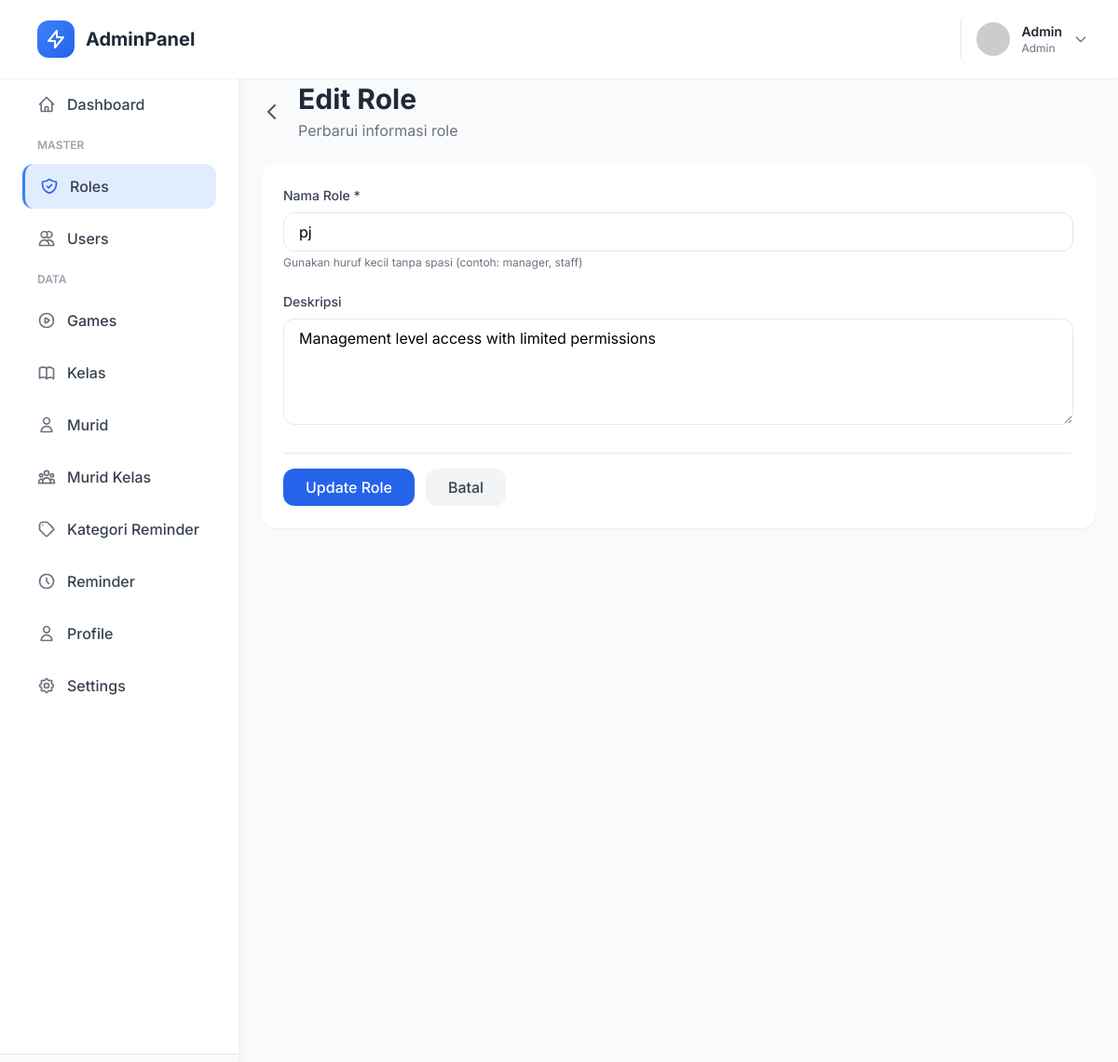
The app's page /index.php?page=roles&action=edit&id=2 (signed in) with its own data.
### tables this page shows
CREATE TABLE IF NOT EXISTS users (
    id INT PRIMARY KEY AUTO_INCREMENT,
    username VARCHAR(50) NOT NULL UNIQUE,
    email VARCHAR(100) NOT NULL UNIQUE,
    password VARCHAR(255) NOT NULL,
    first_name VARCHAR(50),
    last_name VARCHAR(50),
    phone VARCHAR(20),
    avatar VARCHAR(255) DEFAULT 'default-avatar.png',
    role_id INT NOT NULL DEFAULT 4,
    is_active TINYINT(1) DEFAULT 1,
    last_login DATETIME,
    created_at TIMESTAMP DEFAULT CURRENT_TIMESTAMP,
    updated_at TIMESTAMP DEFAULT CURRENT_TIMESTAMP ON UPDATE CURRENT_TIMESTAMP,
    FOREIGN KEY (role_id) REFERENCES roles(id) ON DELETE RESTRICT,
    INDEX idx_username (username),
    INDEX idx_email (email),
    INDEX idx_role_id (role_id)
);

CREATE TABLE IF NOT EXISTS roles (
    id INT PRIMARY KEY AUTO_INCREMENT,
    role_name VARCHAR(50) NOT NULL UNIQUE,
    description TEXT,
    created_at TIMESTAMP DEFAULT CURRENT_TIMESTAMP
);

### includes/functions.php (called while the page is built, shortened)
<?php
function isLoggedIn() {
    return isset($_SESSION['user_id']);
}
function getCurrentUser() {
    global $pdo;
    $stmt = $pdo->prepare("
        SELECT u.*, r.role_name
        FROM users u
        JOIN roles r ON u.role_id = r.id
        WHERE u.id = ?
    ");
    $stmt->execute([$_SESSION['user_id']]);
    return $stmt->fetch();
}
function hasRole($roleNames) {
    $user = getCurrentUser();
    if (is_array($roleNames)) {
        return in_array($user['role_name'], $roleNames);
    }
    return $user['role_name'] === $roleNames;
}
function getAvatarUrl($avatar) {
    if (empty($avatar) || $avatar === 'default-avatar.png') {
        return 'https://ui-avatars.com/api/?name=' . urlencode($_SESSION['username'] ?? 'User') . '&background=3b82f6&color=fff';
    }
    return BASE_URL . 'assets/uploads/avatars/' . $avatar;
}

### includes/auth_check.php (called while the page is built, shortened)
<?php
require_once __DIR__ . '/db_connect.php';
require_once __DIR__ . '/functions.php';
$currentUser = getCurrentUser();

### pages/roles/edit.php (the view, shortened to what this page needs)
<?php
if (!hasRole('admin')) {
    require_once __DIR__ . '/../errors/403.php';
    exit;
}
$roleId = isset($_GET['id']) ? (int)$_GET['id'] : 0;
$stmt = $pdo->prepare("SELECT * FROM roles WHERE id = ?");
$stmt->execute([$roleId]);
$role = $stmt->fetch();
?>
<div class="mb-6">
    <div class="flex items-center space-x-4 mb-4">
        <a href="index.php?page=roles" class="text-gray-600 hover:text-gray-800">
            <svg class="w-6 h-6" fill="none" stroke="currentColor" viewBox="0 0 24 24">
                <path stroke-linecap="round" stroke-linejoin="round" stroke-width="2" d="M15 19l-7-7 7-7"/>
            </svg>
        </a>
        <div>
            <h1 class="text-3xl font-bold text-gray-800">Edit Role</h1>
            <p class="text-gray-500 mt-1">Perbarui informasi role</p>
        </div>
    </div>
</div>
<div class="bg-white rounded-2xl shadow-sm p-6">
    <form method="POST" class="space-y-6">
        <div>
            <label class="block text-sm font-medium text-gray-700 mb-2">Nama Role *</label>
            <input type="text" name="role_name" required
                   value="<?php echo htmlspecialchars($role['role_name']); ?>"
                   class="w-full px-4 py-2 border border-gray-200 rounded-xl focus:ring-2 focus:ring-blue-500 focus:border-transparent outline-none"
                   <?php echo $role['role_name'] === 'admin' ? 'readonly' : ''; ?>>
            <?php if ($role['role_name'] === 'admin'): ?>
                <p class="text-xs text-gray-500 mt-1">Role admin tidak dapat diubah namanya</p>
            <?php else: ?>
                <p class="text-xs text-gray-500 mt-1">Gunakan huruf kecil tanpa spasi (contoh: manager, staff)</p>
            <?php endif; ?>
        </div>
        <div>
            <label class="block text-sm font-medium text-gray-700 mb-2">Deskripsi</label>
            <textarea name="description" rows="4"
                      class="w-full px-4 py-2 border border-gray-200 rounded-xl focus:ring-2 focus:ring-blue-500 focus:border-transparent outline-none"><?php echo htmlspecialchars($role['description']); ?></textarea>
        </div>
        <div class="flex space-x-3 pt-4 border-t">
            <button type="submit" class="bg-blue-600 hover:bg-blue-700 text-white font-medium py-2 px-6 rounded-xl transition-colors">
                Update Role
            </button>
            <a href="index.php?page=roles" class="bg-gray-100 hover:bg-gray-200 text-gray-700 font-medium py-2 px-6 rounded-xl transition-colors inline-block">
                Batal
            </a>
        </div>
    </form>
</div>

### includes/header.php (shortened to what this page needs)
<!DOCTYPE html>
<html lang="id">
<head>
    <script src="https://cdn.tailwindcss.com"></script>
</head>
<body class="bg-gray-50">
    <nav class="bg-white shadow-sm fixed top-0 left-0 right-0 z-50">
        <div class="flex items-center justify-between px-6 py-4">
            <div class="flex items-center space-x-4">
                <div class="flex items-center space-x-3">
                    <div class="w-10 h-10 bg-gradient-to-br from-blue-500 to-blue-600 rounded-xl flex items-center justify-center">
                        <svg class="w-6 h-6 text-white" fill="none" stroke="currentColor" viewBox="0 0 24 24">
                            <path stroke-linecap="round" stroke-linejoin="round" stroke-width="2" d="M13 10V3L4 14h7v7l9-11h-7z"/>
                        </svg>
                    </div>
                    <span class="text-xl font-bold text-gray-800"><?php echo SITE_NAME; ?></span>
                </div>
            </div>
            <div class="flex items-center space-x-4">
                <div class="relative">
                    <button onclick="toggleProfileMenu()" class="flex items-center space-x-3 pl-4 border-l hover:bg-gray-50 rounded-lg p-2 transition-colors">
                        <img src="<?php echo getAvatarUrl($currentUser['avatar']); ?>" class="w-9 h-9 rounded-full">
                        <div class="hidden md:block text-left">
                            <p class="text-sm font-semibold text-gray-800"><?php echo htmlspecialchars($currentUser['first_name']); ?></p>
                            <p class="text-xs text-gray-500"><?php echo ucfirst($currentUser['role_name']); ?></p>
                        </div>
                        <svg class="w-4 h-4 text-gray-500" fill="none" stroke="currentColor" viewBox="0 0 24 24">
                            <path stroke-linecap="round" stroke-linejoin="round" stroke-width="2" d="M19 9l-7 7-7-7"/>
                        </svg>
                    </button>
                </div>
            </div>
        </div>
    </nav>

### includes/header.php (style rules this page uses)
* { font-family: 'Inter', sans-serif; }
body { background: #f8f9fa; }

### records on screen
users: first_name "Admin", role.role_name "Admin"
roles: role_name "pj", description "Management level access with limited permissions"

### other values on screen
SITE_NAME "AdminPanel"
